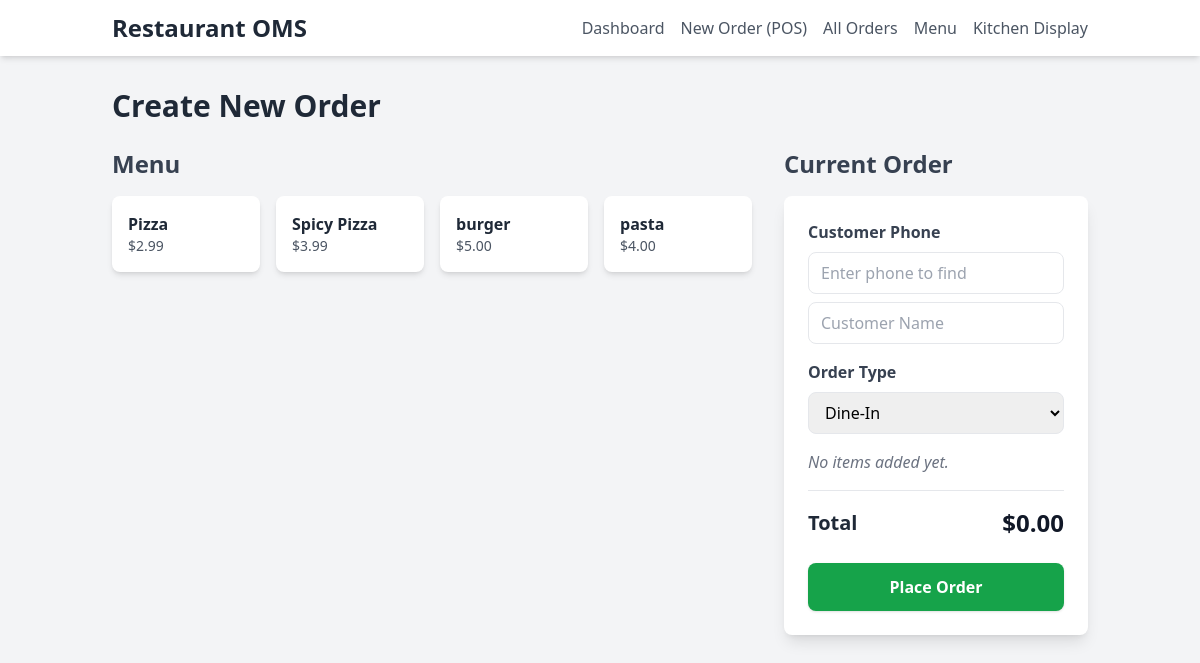
Screenshot of /order/new with the database file from the repository.
### app.py (models this page shows)
class Menu(db.Model):
    id = db.Column(db.Integer, primary_key=True)
    name = db.Column(db.String(100), unique=True, nullable=False)
    price = db.Column(db.Float, nullable=False)
    description = db.Column(db.String(200))
    is_available = db.Column(db.Boolean, default=True)

### app.py (the view, shortened to what this page needs)
@app.route('/order/new', methods=['GET', 'POST'])
def create_order():
    menu_items = Menu.query.filter_by(is_available=True).all()
    customers = Customer.query.all()
    return render_template('create_order.html', menu_items=menu_items, customers=customers)

### templates/create_order.html (shortened to what this page needs)
{% extends "base.html" %}
{% block content %}
<h1 class="text-3xl font-bold text-gray-800 mb-6">Create New Order</h1>
<div class="grid grid-cols-1 lg:grid-cols-3 gap-8">
    <div class="lg:col-span-2">
        <h2 class="text-2xl font-semibold text-gray-700 mb-4">Menu</h2>
        <div class="grid grid-cols-2 md:grid-cols-3 lg:grid-cols-4 gap-4">
            {% for item in menu_items %}
            <button
                class="bg-white p-4 rounded-lg shadow-md hover:shadow-lg hover:bg-blue-50 transition duration-200 text-left focus:outline-none focus:ring-2 focus:ring-blue-500 menu-item-btn"
                data-id="{{ item.id }}"
                data-name="{{ item.name }}"
                data-price="{{ item.price }}">
                <h3 class="font-bold text-gray-800">{{ item.name }}</h3>
                <p class="text-gray-600 text-sm">${{ "%.2f"|format(item.price) }}</p>
            </button>
            {% endfor %}
        </div>
    </div>
    <div class="lg:col-span-1">
        <h2 class="text-2xl font-semibold text-gray-700 mb-4">Current Order</h2>
        <div class="bg-white p-6 rounded-lg shadow-lg">
            <div class="mb-4">
                <label for="customerPhone" class="block text-gray-700 font-bold mb-2">Customer Phone</label>
                <input type="tel" id="customerPhone" class="w-full px-3 py-2 border rounded-lg" placeholder="Enter phone to find">
                <input type="text" id="customerName" class="w-full px-3 py-2 border rounded-lg mt-2" placeholder="Customer Name" required>
            </div>
            <div class="mb-4">
                <label class="block text-gray-700 font-bold mb-2">Order Type</label>
                <select id="orderType" class="w-full px-3 py-2 border rounded-lg">
                    <option value="dine-in">Dine-In</option>
                </select>
            </div>
            <div id="cart-items" class="mb-4 max-h-60 overflow-y-auto">
                <p class="text-gray-500 italic">No items added yet.</p>
            </div>
            <div class="border-t pt-4">
                <div class="flex justify-between items-center">
                    <span class="text-xl font-bold text-gray-800">Total</span>
                    <span id="cart-total" class="text-2xl font-bold text-gray-900">$0.00</span>
                </div>
            </div>
            <div class="mt-6">
                <button id="place-order-btn" class="w-full bg-green-600 text-white font-bold py-3 px-4 rounded-lg shadow hover:bg-green-700 transition duration-300">
                    Place Order
                </button>
            </div>
        </div>
    </div>
</div>
{% endblock %}

### rows the page displays
Menu: name "Pizza", price "2.99"
Menu: name "Spicy Pizza", price "3.99"
Menu: name "burger", price "5.00"
Menu: name "pasta", price "4.00"
